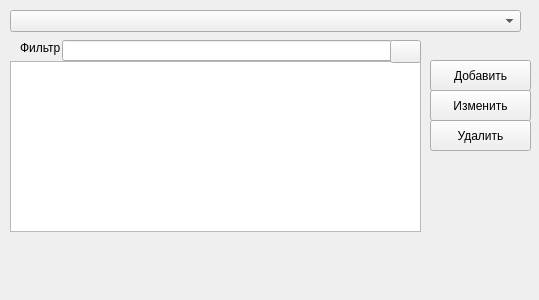
<?xml version="1.0" encoding="UTF-8"?>
<ui version="4.0">
 <class>GeoDMDockWidgetAux</class>
 <widget class="QgsDockWidget" name="GeoDMDockWidgetAux">
  <property name="geometry">
   <rect>
    <x>0</x>
    <y>0</y>
    <width>539</width>
    <height>300</height>
   </rect>
  </property>
  <property name="minimumSize">
   <size>
    <width>80</width>
    <height>300</height>
   </size>
  </property>
  <property name="baseSize">
   <size>
    <width>0</width>
    <height>300</height>
   </size>
  </property>
  <property name="windowTitle">
   <string>Дополнительные материалы</string>
  </property>
  <widget class="QWidget" name="dockWidgetContents">
   <widget class="QComboBox" name="auxDocTypeComboBox">
    <property name="geometry">
     <rect>
      <x>10</x>
      <y>10</y>
      <width>511</width>
      <height>22</height>
     </rect>
    </property>
   </widget>
   <widget class="QTableWidget" name="auxDocsTableWidget">
    <property name="geometry">
     <rect>
      <x>10</x>
      <y>61</y>
      <width>411</width>
      <height>171</height>
     </rect>
    </property>
   </widget>
   <widget class="QPushButton" name="auxAddDocButton">
    <property name="geometry">
     <rect>
      <x>430</x>
      <y>60</y>
      <width>101</width>
      <height>31</height>
     </rect>
    </property>
    <property name="text">
     <string>Добавить</string>
    </property>
   </widget>
   <widget class="QPushButton" name="auxUpdateDocButton">
    <property name="geometry">
     <rect>
      <x>430</x>
      <y>90</y>
      <width>101</width>
      <height>31</height>
     </rect>
    </property>
    <property name="text">
     <string>Изменить</string>
    </property>
   </widget>
   <widget class="QPushButton" name="auxDeleteDocButton">
    <property name="geometry">
     <rect>
      <x>430</x>
      <y>120</y>
      <width>101</width>
      <height>31</height>
     </rect>
    </property>
    <property name="text">
     <string>Удалить</string>
    </property>
   </widget>
   <widget class="QLineEdit" name="auxFilterLineEdit">
    <property name="geometry">
     <rect>
      <x>62</x>
      <y>40</y>
      <width>331</width>
      <height>21</height>
     </rect>
    </property>
   </widget>
   <widget class="QLabel" name="auxFilterLabel">
    <property name="geometry">
     <rect>
      <x>20</x>
      <y>40</y>
      <width>41</width>
      <height>16</height>
     </rect>
    </property>
    <property name="text">
     <string>Фильтр</string>
    </property>
   </widget>
   <widget class="QPushButton" name="auxRefreshButton">
    <property name="geometry">
     <rect>
      <x>390</x>
      <y>40</y>
      <width>31</width>
      <height>23</height>
     </rect>
    </property>
    <property name="baseSize">
     <size>
      <width>0</width>
      <height>500</height>
     </size>
    </property>
    <property name="text">
     <string/>
    </property>
   </widget>
  </widget>
 </widget>
 <customwidgets>
  <customwidget>
   <class>QgsDockWidget</class>
   <extends>QDockWidget</extends>
   <header>qgsdockwidget.h</header>
   <container>1</container>
  </customwidget>
 </customwidgets>
 <resources/>
 <connections/>
</ui>
